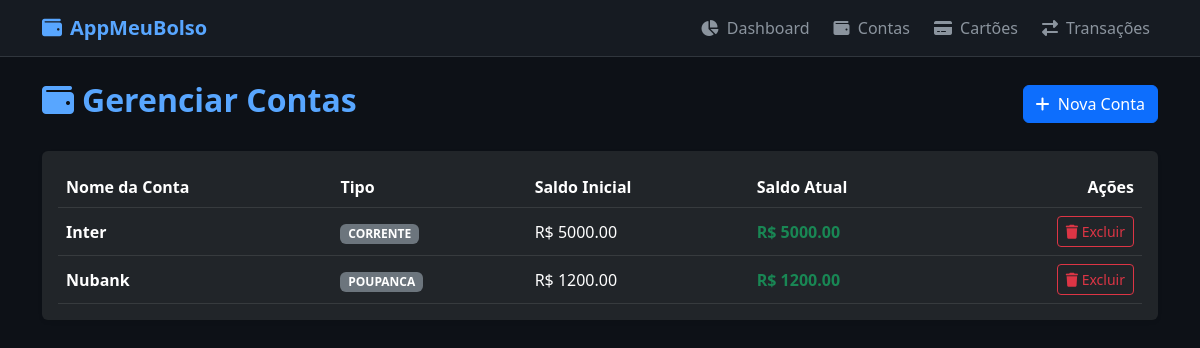
Screenshot of /contas/ with the database file from the repository.
### app/models.py (models this page shows)
class Conta(db.Model):
    id = db.Column(db.Integer, primary_key=True)
    nome = db.Column(db.String(100), nullable=False)
    tipo = db.Column(db.String(50), nullable=False)
    saldo_inicial = db.Column(db.Float, default=0.0)
    @property
    def saldo_atual(self):
        total_receitas = sum(t.valor for t in self.transacoes if t.tipo == 'receita')
        total_despesas = sum(t.valor for t in self.transacoes if t.tipo == 'despesa')
        return self.saldo_inicial + total_receitas - total_despesas

### app/routes/contas.py (the view)
@contas_bp.route('/')
def index():
    contas = Conta.query.all()
    return render_template('contas/index.html', items=contas)

### app/templates/contas/index.html
{% extends 'base.html' %}
{% block content %}
<div class="d-flex justify-content-between align-items-center mb-4">
    <h2 class="fw-bold text-accent"><i class="fa-solid fa-wallet me-2"></i>Gerenciar Contas</h2>
    <a href="{{ url_for('contas.novo') }}" class="btn btn-primary"><i class="fa-solid fa-plus me-1"></i> Nova Conta</a>
</div>
<div class="card shadow-sm border-0 bg-dark text-light">
    <div class="card-body">
        {% if items %}
            <div class="table-responsive">
                <table class="table table-dark table-hover align-middle mb-0">
                    <thead>
                        <tr>
                            <th>Nome da Conta</th>
                            <th>Tipo</th>
                            <th>Saldo Inicial</th>
                            <th>Saldo Atual</th>
                            <th class="text-end">Ações</th>
                        </tr>
                    </thead>
                    <tbody>
                        {% for conta in items %}
                        <tr>
                            <td class="fw-semibold">{{ conta.nome }}</td>
                            <td><span class="badge bg-secondary text-uppercase">{{ conta.tipo }}</span></td>
                            <td>R$ {{ "%.2f"|format(conta.saldo_inicial) }}</td>
                            <td class="fw-bold {% if conta.saldo_atual >= 0 %}text-success{% else %}text-danger{% endif %}">
                                R$ {{ "%.2f"|format(conta.saldo_atual) }}
                            </td>
                            <td class="text-end">
                                <a href="{{ url_for('contas.deletar', id=conta.id) }}" class="btn btn-sm btn-outline-danger" onclick="return confirm('Tem certeza que deseja excluir esta conta?')">
                                    <i class="fa-solid fa-trash"></i> Excluir
                                </a>
                            </td>
                        </tr>
                        {% endfor %}
                    </tbody>
                </table>
            </div>
        {% else %}
            <p class="text-muted mb-0">Nenhum registro cadastrado em contas ainda.</p>
        {% endif %}
    </div>
</div>
{% endblock %}

### app/templates/base.html (style rules this page uses)
body { background-color: #0d1117; color: #c9d1d9; font-family: 'Segoe UI', Tahoma, Geneva, Verdana, sans-serif; }
.text-accent { color: #58a6ff; }

### rows the page displays
Conta: nome "Inter", tipo "CORRENTE", saldo_inicial "5000.00", saldo_atual "5000.00"
Conta: nome "Nubank", tipo "POUPANCA", saldo_inicial "1200.00", saldo_atual "1200.00"
